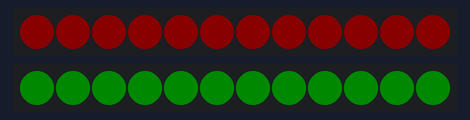
A sketch run on a simulated Arduino Uno, built with avr-gcc and run on an emulated ATmega328P. Parts: 2 × 12 RGB LEDs in strip order, left to right. Dim RGB values are drawn brighter than linear.

Above: at 0.05 s.
At 9.94 s:
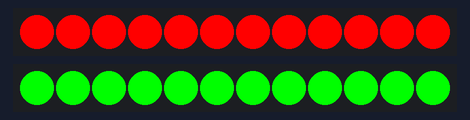
At 19.94 s:
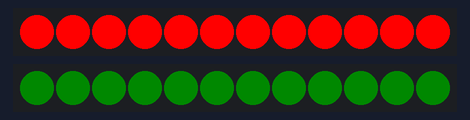
At 39.93 s:
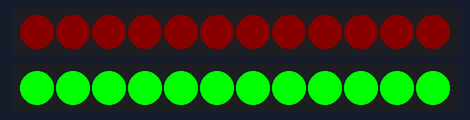

The sketch:

Breathe_delay_ver2.ino
```cpp
#include <Adafruit_NeoPixel.h>

#define LED_PIN_1    6
#define LED_PIN_2   12
#define LED_COUNT 12

int   Fre_1=2;
int   Fre_2=3;
int Brightness_1=0;
int Brightness_2=0;
int pixelNumber=12;
Adafruit_NeoPixel strip1(LED_COUNT, LED_PIN_1, NEO_GRB + NEO_KHZ800);
Adafruit_NeoPixel strip2(LED_COUNT, LED_PIN_2, NEO_GRB + NEO_KHZ800);

void setup() {
  // put your setup code here, to run once:
   Serial.begin(9600);
  strip1.begin();           // INITIALIZE NeoPixel strip object (REQUIRED)
  strip1.show();            // Turn OFF all pixels ASAP
  strip1.setBrightness(50); // Set BRIGHTNESS to about 1/5 (max = 255)

   strip2.begin();           // INITIALIZE NeoPixel strip object (REQUIRED)
  strip2.show();            // Turn OFF all pixels ASAP
  strip2.setBrightness(50); // Set BRIGHTNESS to about 1/5 (max = 255)
}

void loop() {
  // put your main code here, to run repeatedly:
for(int x=0;x<255;x++)
{


  Brightness_1=x%Fre_1*(255-10)+10;
  Brightness_2=x%Fre_2*(255-10)+10;
  strip1.setBrightness(Brightness_1);
  strip2.setBrightness(Brightness_2);

for(int i=0;i<pixelNumber;i++)
{
  strip1.setPixelColor(i,255,0,0);
  strip2.setPixelColor(i,0,255,0);

  }

  strip1.show();
  strip2.show();
  delay(100);


  }
}
```
